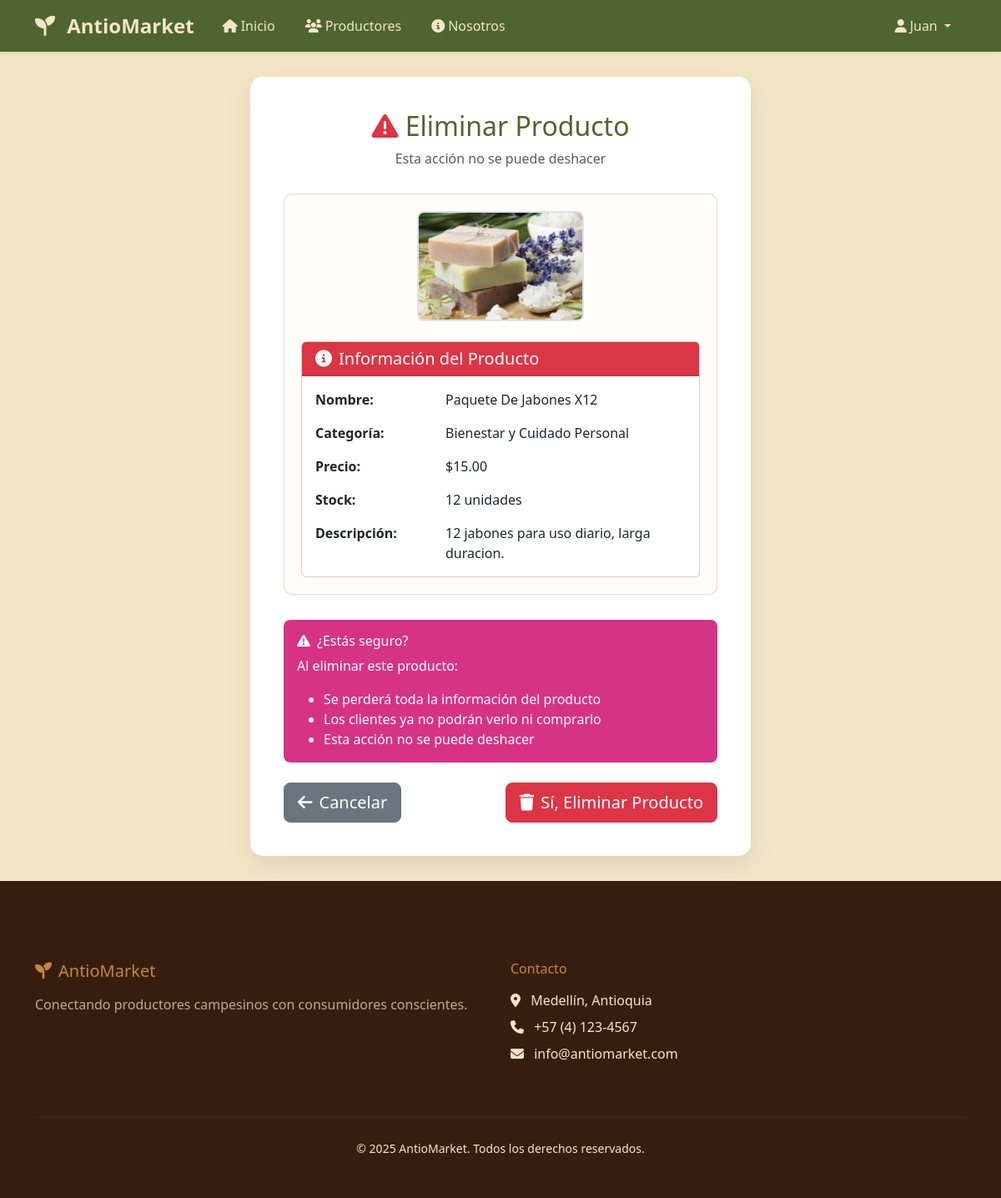
The app's page /eliminar-producto/5/ (signed in), older data.
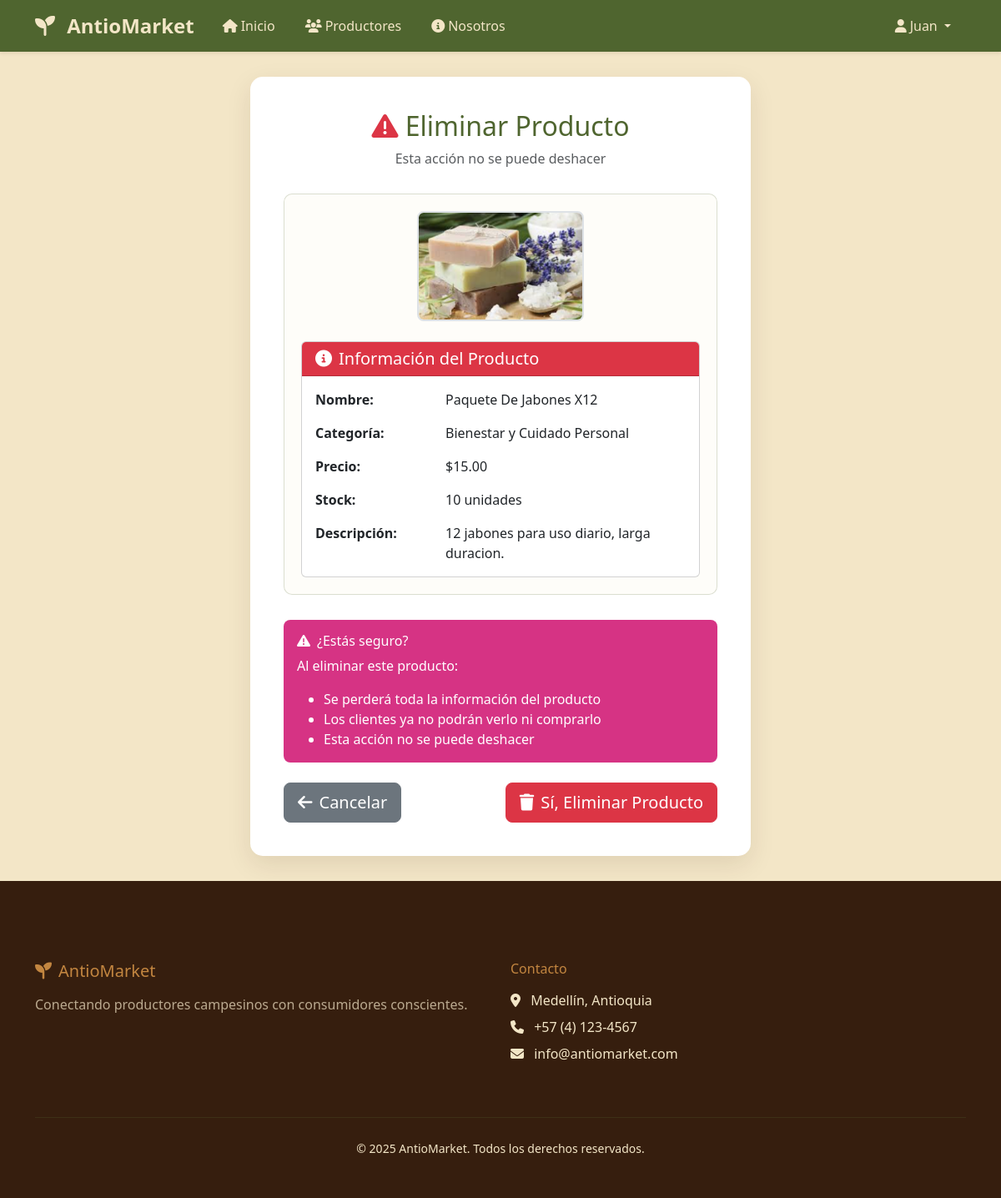
The same page, newer data.
### productos/models.py (models this page shows, shortened)
class Producto(models.Model):
    vendedor = models.ForeignKey("cuentas.CuentaVendedor", on_delete=models.CASCADE)
    nombre = models.CharField(max_length=100)
    descripcion = models.TextField()
    precio = models.DecimalField(max_digits=10, decimal_places=2)
    stock = models.IntegerField()
    categoria = models.CharField(max_length=50)
    imagen = models.ImageField(upload_to='productos/', blank=True, null=True, default='default.jpg')

### productos/views.py (the view, shortened to what this page needs)
# urls.py: path('eliminar-producto/<int:pk>/', views.EliminarProductoView.as_view(), name='eliminar_producto'),
class EliminarProductoView(LoginRequiredMixin, VendedorRequiredMixin, DeleteView):
    model = Producto
    template_name = 'productos/eliminar_producto.html'
    success_url = reverse_lazy('productos:mis_productos')
    context_object_name = 'producto'
    def get_queryset(self):
        return Producto.objects.filter(vendedor=self.request.user.cuentavendedor)

### productos/views.py (called while the page is built)
    def test_func(self):
        return self.request.user.is_authenticated and self.request.user.is_vendedor

### productos/templates/productos/eliminar_producto.html (shortened to what this page needs)
{% extends 'base.html' %}
{% block extra_css %}
{% load static %}
<link rel="stylesheet" href="{% static 'css/home.css' %}">
<link rel="stylesheet" href="{% static 'css/registro.css' %}">
{% endblock %}
{% block content %}
<div class="container">
    <div class="registro-container" style="max-width: 600px;">
        <div class="registro-header text-center">
            <h2><i class="fas fa-exclamation-triangle text-danger"></i> Eliminar Producto</h2>
            <p class="text-muted">Esta acción no se puede deshacer</p>
        </div>
        <div class="form-section">
            <div class="text-center mb-4">
                {% if producto.imagen %}
                    <img src="{{ producto.imagen.url }}" alt="{{ producto.nombre }}"
                         style="max-width: 200px; max-height: 200px; border-radius: 8px; border: 2px solid #dee2e6;">
                {% else %}
                    <div style="width: 200px; height: 200px; background: #f8f9fa; border: 2px solid #dee2e6; border-radius: 8px; margin: 0 auto; display: flex; align-items: center; justify-content: center;">
                        <i class="fas fa-image fa-3x text-muted"></i>
                    </div>
                {% endif %}
            </div>
            <div class="card">
                <div class="card-header bg-danger text-white">
                    <h5 class="mb-0"><i class="fas fa-info-circle me-2"></i>Información del Producto</h5>
                </div>
                <div class="card-body">
                    <div class="row mb-3">
                        <div class="col-sm-4"><strong>Nombre:</strong></div>
                        <div class="col-sm-8">{{ producto.nombre }}</div>
                    </div>
                    <div class="row mb-3">
                        <div class="col-sm-4"><strong>Categoría:</strong></div>
                        <div class="col-sm-8">{{ producto.categoria }}</div>
                    </div>
                    <div class="row mb-3">
                        <div class="col-sm-4"><strong>Precio:</strong></div>
                        <div class="col-sm-8">${{ producto.precio }}</div>
                    </div>
                    <div class="row mb-3">
                        <div class="col-sm-4"><strong>Stock:</strong></div>
                        <div class="col-sm-8">{{ producto.stock }} unidades</div>
                    </div>
                    <div class="row">
                        <div class="col-sm-4"><strong>Descripción:</strong></div>
                        <div class="col-sm-8">{{ producto.descripcion|truncatewords:20 }}</div>
                    </div>
                </div>
            </div>
        </div>
        <div class="alert alert-danger" role="alert">
            <h6 class="alert-heading"><i class="fas fa-exclamation-triangle me-2"></i>¿Estás seguro?</h6>
            <p>Al eliminar este producto:</p>
            <ul class="mb-0">
                <li>Se perderá toda la información del producto</li>
                <li>Los clientes ya no podrán verlo ni comprarlo</li>
                <li>Esta acción no se puede deshacer</li>
            </ul>
        </div>
        <form method="post">
            <div class="d-flex justify-content-between mt-4">
                <a href="{% url 'productos:mis_productos' %}" class="btn btn-secondary btn-lg">
                    <i class="fas fa-arrow-left me-2"></i>Cancelar
                </a>
                <button type="submit" class="btn btn-danger btn-lg">
                    <i class="fas fa-trash me-2"></i>Sí, Eliminar Producto
                </button>
            </div>
        </form>
    </div>
</div>
{% endblock %}

Row changes from the older to the newer data that the page shows:
changed Producto "Paquete De Jabones X12": stock "12" → "10"
